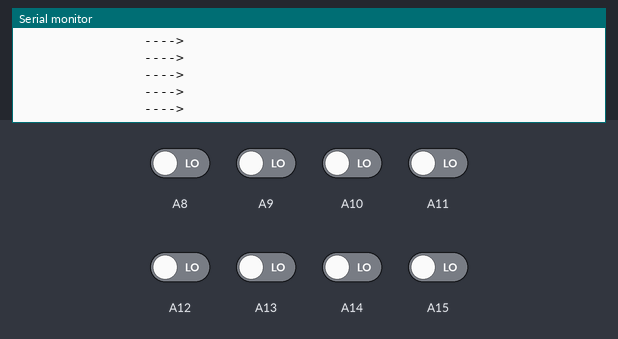
The sketch below on a simulated Arduino Mega 2560, built with avr-gcc and run on an emulated ATmega2560. Parts: the last lines printed to the serial monitor. The test bench sets the inputs (shaded band); at power-on: A8–15 LOW.

Above: at 1.2 s.
1.3 s: A8 driven HIGH
At 1.44 s:
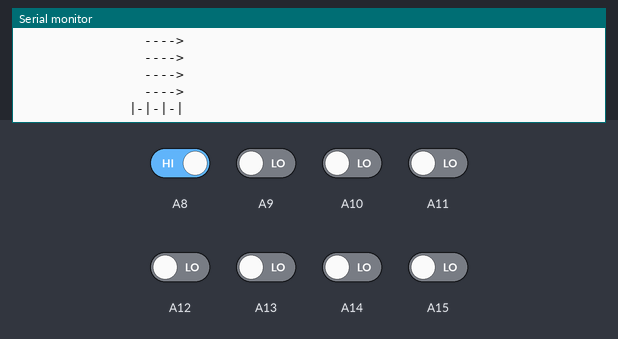
3.3 s: A9 driven HIGH
At 3.36 s:
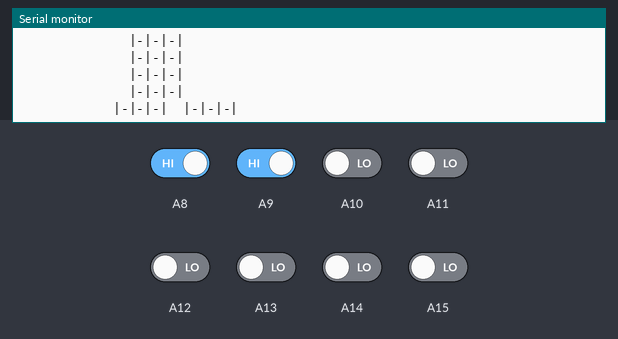
5.2 s: A10 driven HIGH
At 5.22 s:
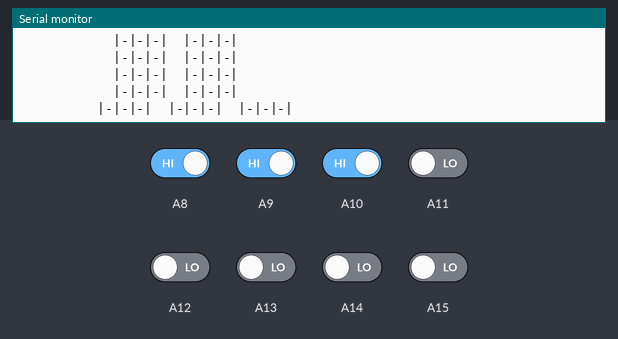
7.1 s: A11 driven HIGH
At 7.14 s:
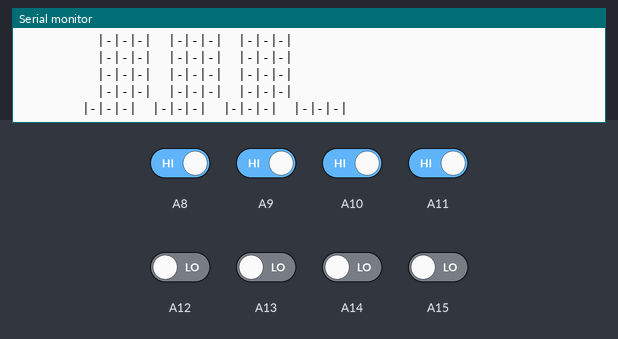
9.0 s: A12 driven HIGH
At 9.05 s:
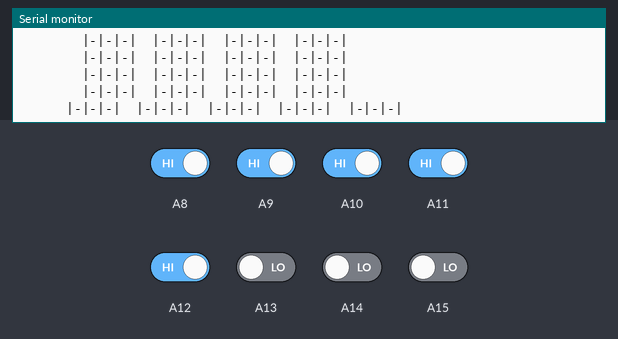
10.9 s: A13 driven HIGH
At 10.92 s:
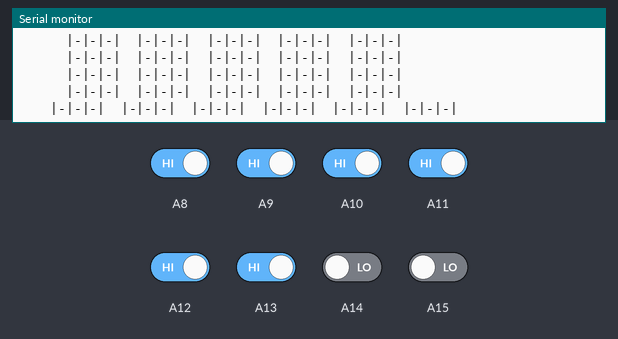

Measured:
- after the input at 1.3 s, the serial monitor: prints a new line after 0.14 s (image 1)
- after the input at 3.3 s, the serial monitor: prints a new line after 0.05 s (image 2)
- after the input at 5.2 s, the serial monitor: prints a new line at once (image 3)
- after the input at 7.1 s, the serial monitor: prints a new line at once (image 4)
- after the input at 9.0 s, the serial monitor: prints a new line at once (image 5)
- after the input at 10.9 s, the serial monitor: prints a new line at once (image 6)

The sketch:

PrintPosLignev2.ino
```cpp
#include <QTRSensors.h>

// This example is designed for use with eight RC QTR sensors. These
// reflectance sensors should be connected to digital pins 3 to 10. The
// sensors' emitter control pin (CTRL or LEDON) can optionally be connected to
// digital pin 2, or you can leave it disconnected and remove the call to
// setEmitterPin().
//
// The main loop of the example reads the raw sensor values (uncalibrated). You
// can test this by taping a piece of 3/4" black electrical tape to a piece of
// white paper and sliding the sensor across it. It prints the sensor values to
// the serial monitor as numbers from 0 (maximum reflectance) to 2500 (minimum
// reflectance; this is the default RC timeout, which can be changed with
// setTimeout()).

QTRSensors qtr;

const uint8_t SensorCount = 8;
uint16_t sensorValues[SensorCount];
uint16_t tempsorValues[SensorCount];

void setup()
{
  // configure the sensors
  qtr.setTypeRC();
  qtr.setSensorPins((const uint8_t[]){A15, A14, A13, A12, A11, A10, A9, A8}, SensorCount);
  qtr.setEmitterPin(47);

  Serial.begin(9600);
}

void loop()
{
  // read raw sensor values
  qtr.read(sensorValues);

  // print the sensor values as numbers from 0 to 2500, where 0 means maximum
  // reflectance and 2500 means minimum reflectance

  boolean vide = true;
  for (uint8_t i = 0; i < SensorCount; i++)
  {
    if (sensorValues[i] > 1600){

      Serial.print("|-|-|-|");
      sensorValues[i] = 1;
      vide = false;
    } else {
      sensorValues[i] = 0;
    }
    Serial.print('\t');
  }

  if (vide) {
    while (vide) {
        qtr.read(sensorValues);
        // print the sensor values as numbers from 0 to 2500, where 0 means maximum
        // reflectance and 2500 means minimum reflectance
        vide = true;
        boolean oukele = (tempsorValues[0] + tempsorValues[1] > tempsorValues[7] + tempsorValues[6]);
        if (oukele){
           Serial.print("<----");
        }
        for (uint8_t i = 0; i < SensorCount; i++)
        {
          if (sensorValues[i] > 1600){
            sensorValues[i] = 1;
            vide = false;
          } else {
            sensorValues[i] = 0;
          }
          Serial.print('\t');
        }
        if (not oukele) {
           Serial.print("---->");
        }
      Serial.println();
      delay(50);
    }
  } else {
    for (uint8_t i = 0; i < SensorCount; i++)
    {
       tempsorValues[i] = sensorValues[i];        // Copie la liste sensorValues de manière débile
    }
  }
  Serial.println();

  delay(50);
}
```
